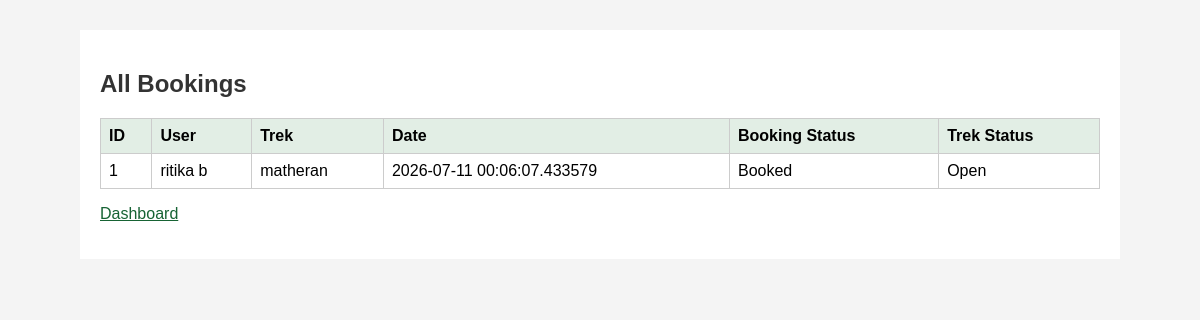
/admin/bookings (signed in), run on an earlier commit of the app's database.
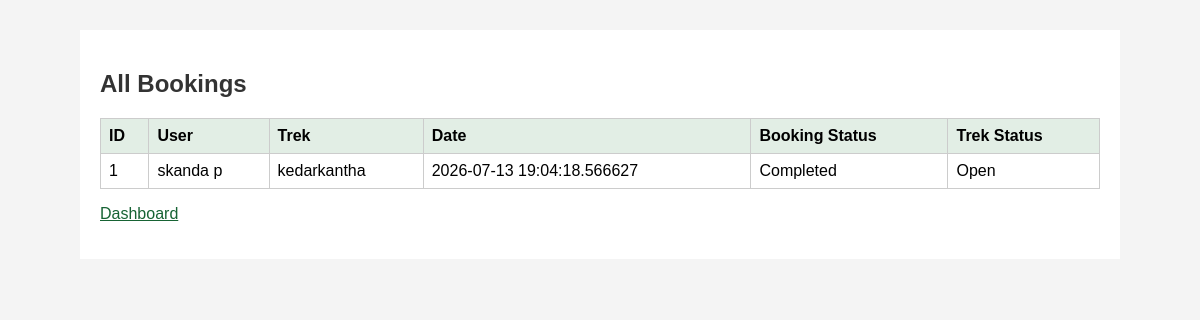
And on a later commit of the database.
### app/models.py (models this page shows)
class Booking(db.Model):
    id = db.Column(db.Integer, primary_key=True)
    user_id = db.Column(db.Integer, db.ForeignKey('user.id'), nullable=False)
    trek_id = db.Column(db.Integer, db.ForeignKey('trek.id'), nullable=False)
    booking_date = db.Column(db.DateTime, default=datetime.now)
    status = db.Column(db.String(20), default='Booked')

class User(UserMixin, db.Model):
    id = db.Column(db.Integer, primary_key=True)
    name = db.Column(db.String(100), nullable=False)
    email = db.Column(db.String(120), unique=True, nullable=False)
    password = db.Column(db.String(255), nullable=False)
    role = db.Column(db.String(20), nullable=False)
    is_blacklisted = db.Column(db.Boolean, default=False)
    bookings = db.relationship('Booking', backref='user', lazy=True)
    staff_profile = db.relationship('StaffProfile', backref='user', uselist=False)

class Trek(db.Model):
    id = db.Column(db.Integer, primary_key=True)
    trek_name = db.Column(db.String(100), nullable=False)
    location = db.Column(db.String(100), nullable=False)
    difficulty = db.Column(db.String(20), nullable=False)
    duration = db.Column(db.Integer, nullable=False)
    available_slots = db.Column(db.Integer, nullable=False)
    start_date = db.Column(db.Date)
    end_date = db.Column(db.Date)
    status = db.Column(db.String(20), default='Pending')
    assigned_staff_id = db.Column(db.Integer, db.ForeignKey('staff_profile.id'))
    bookings = db.relationship('Booking', backref='trek', lazy=True)

### app/routes.py (the view)
@routes.route('/admin/bookings')
@login_required
def view_bookings():
    if current_user.role != 'admin':
        return 'Unauthorized'
    bookings = Booking.query.all()
    return render_template('view_bookings.html', bookings=bookings)

### app/templates/view_bookings.html (shortened to what this page needs)
<!doctype html>
<html>
  <head>
    <link
      rel="stylesheet"
      href="{{ url_for('static', filename='css/app.css') }}"
    />
  </head>
  <body>
    <div class="container">
      <h2>All Bookings</h2>
      <table>
        <tr>
          <th>ID</th>
          <th>User</th>
          <th>Trek</th>
          <th>Date</th>
          <th>Booking Status</th>
          <th>Trek Status</th>
        </tr>
        {% for booking in bookings %}
        <tr>
          <td>{{ booking.id }}</td>
          <td>{{ booking.user.name }}</td>
          <td>{{ booking.trek.trek_name }}</td>
          <td>{{ booking.booking_date }}</td>
          <td>{{ booking.status }}</td>
          <td>{{ booking.trek.status }}</td>
        </tr>
        {% endfor %}
      </table>
      <p><a href="{{ url_for('routes.admin_dashboard') }}">Dashboard</a></p>
    </div>
  </body>
</html>

What changed in the data, as far as the page shows it:
changed Booking "Open": user.name "ritika b" → "skanda p"; trek.trek_name "matheran" → "kedarkantha"; booking_date "2026-07-11 00:06:07.433579" → "2026-07-13 19:04:18.566627"; status "Booked" → "Completed"
